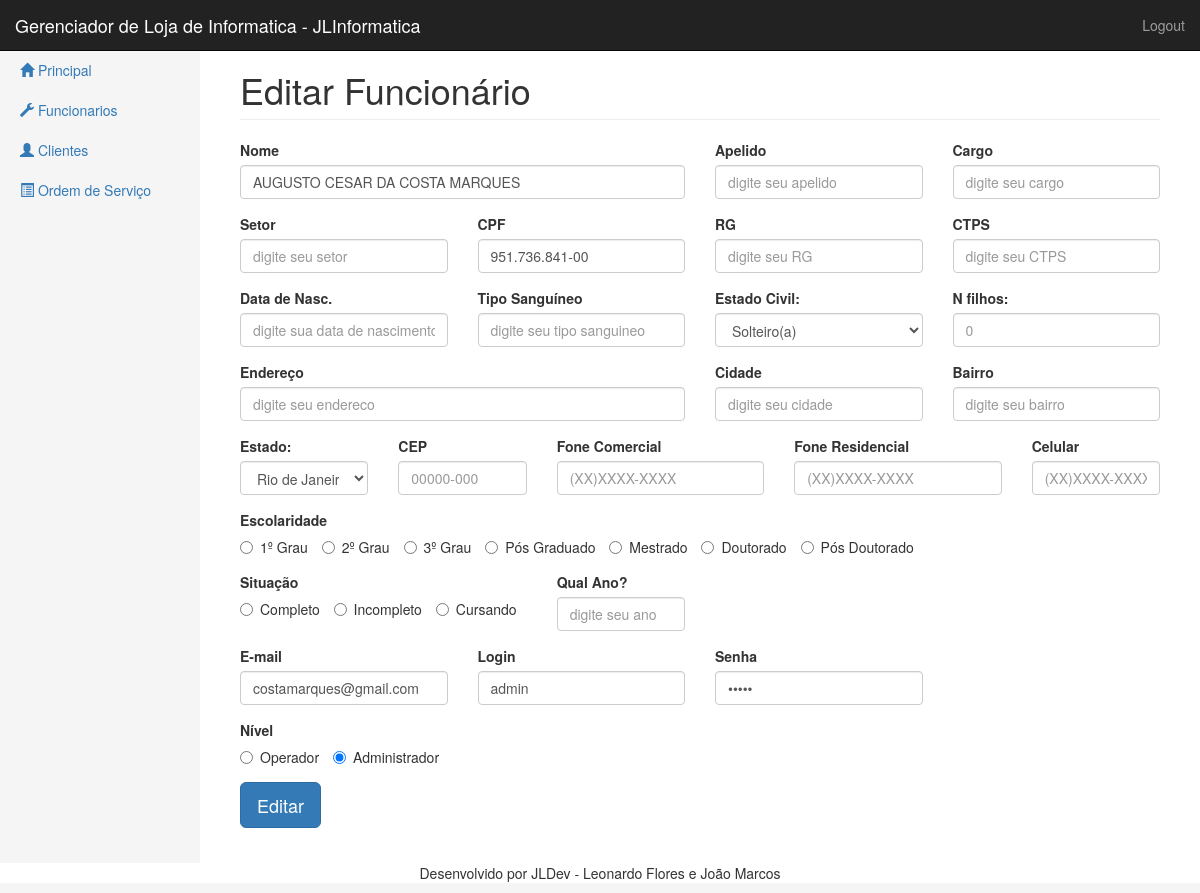
The page /funcionario/editar_funcionario.php?id=1 on the database its author committed.
### tables this page shows
CREATE TABLE `funcionario` (
  `codigo` int(11) NOT NULL auto_increment,
  `nome` varchar(50) default NULL,
  `apelido` varchar(15) default NULL,
  `cargo` varchar(100) default NULL,
  `setor` varchar(50) default NULL,
  `cpf` varchar(14 ) default NULL,
  `rg` varchar(25) default NULL,
  `ctps` varchar(30) default NULL,
  `data_nasc` varchar(10) default NULL,
  `estado_civil` varchar(12) default NULL,
  `numero_filhos` varchar(5) default NULL,
  `tipo_sanguineo` varchar(15) default NULL,
  `email` varchar(75) default NULL,
  `fone_com` varchar(13) default NULL,
  `fone_res` varchar(13) default NULL,
  `celular` varchar(13) default NULL,
  `escolaridade` varchar(15) default NULL,
  `situacao` varchar(10) default NULL,
  `ano` varchar(5) default NULL,
  `endereco` varchar(100) default NULL,
  `bairro` varchar(30) default NULL,
  `cidade` varchar(30) default NULL,
  `estado` varchar(2) default NULL,
  `cep` varchar(10) default NULL,
  `login` varchar(20) default NULL,
  `senha` varchar(20) default NULL,
  `nivel` varchar(1) NOT NULL,
  PRIMARY KEY  (`codigo`)
);

### funcionario/includes/form_alterar.php (the view, shortened to what this page needs)
<form name="funcionario" method="POST" action=" ">
<div class="row">
    <div class="col-xs-6">
        <div class="form-group">
            <label for="nome">Nome</label>
            <input type="text" class="form-control" name="nome" placeholder="digite seu nome" value="<?php echo $funcionario["nome"]; ?>">
        </div>
    </div>
    <div class="col-xs-3">
        <div class="form-group">
            <label for="apelido">Apelido</label>
            <input type="text" class="form-control" name="apelido" placeholder="digite seu apelido" value="<?php echo $funcionario["apelido"];?>">
        </div>
    </div>
    <div class="col-xs-3">
        <div class="form-group">
            <label for="cargo">Cargo</label>
            <input type="text" class="form-control" name="cargo" placeholder="digite seu cargo" value="<?php echo $funcionario["cargo"];?>">
        </div>
    </div>
</div>
<div class="row">
    <div class="col-xs-3">
        <div class="form-group">
            <label for="setor">Setor</label>
            <input type="text" class="form-control" name="setor" placeholder="digite seu setor" value="<?php echo $funcionario["setor"];?>">
        </div>
    </div>
    <div class="col-xs-3">
        <div class="form-group">
            <label for="CPF">CPF</label>
            <input type="text" class="form-control" name="CPF" placeholder="digite seu CPF" data-mask="999.999.999-99" value="<?php echo $funcionario["cpf"];?>">
        </div>
    </div>
    <div class="col-xs-3">
        <div class="form-group">
            <label for="RG">RG</label>
            <input type="text" class="form-control" name="RG" placeholder="digite seu RG" value="<?php echo $funcionario["rg"];?>">
        </div>
    </div>
    <div class="col-xs-3">
        <div class="form-group">
            <label for="CTPS">CTPS</label>
            <input type="text" class="form-control" name="CTPS" placeholder="digite seu CTPS" value="<?php echo $funcionario["ctps"];?>">
        </div>
    </div>
</div>
<div class="row">
    <div class="col-xs-3">
        <div class="form-group">
            <label for="data_nasc">Data de Nasc.</label>
            <input type="text" class="form-control" name="data_nasc" placeholder="digite sua data de nascimento" data-mask="99/99/9999" value="<?php echo $funcionario["data_nasc"];?>">
        </div>
    </div>
    <div class="col-xs-3">
        <div class="form-group">
            <label for="tipo_sang">Tipo Sanguíneo</label>
            <input type="text" class="form-control" name="tipo_sang" placeholder="digite seu tipo sanguineo" value="<?php echo $funcionario["tipo_sanguineo"];?>">
        </div>
    </div>
    <div class="col-xs-3">
        <div class="form-group">
            <label for="num_filho">Estado Civil:</label>
            <select name="estado_civil" class="form-control">
                <option <?php if ($funcionario["estado_civil"]== "SOLTEIRO(a)") echo "selected"; ?> value="Solteiro(a)">Solteiro(a)</option>
            </select>
        </div>
    </div>
    <div class="col-xs-3">
        <div class="form-group">
            <label for="num_filho">N filhos:</label>
            <input type="text" class="form-control" name="num_filho" placeholder="0" value="<?php echo $funcionario["numero_filhos"];?>">
        </div>
    </div>
</div>
<div class="row">
    <div class="col-xs-6">
        <div class="form-group">
            <label for="endereco">Endereço</label>
            <input type="text" class="form-control" name="endereco" placeholder="digite seu endereco" value="<?php echo $funcionario["endereco"];?>">
        </div>
    </div>
    <div class="col-xs-3">
        <div class="form-group">
            <label for="cidade">Cidade</label>
            <input type="text" class="form-control" name="cidade" placeholder="digite seu cidade" value="<?php echo $funcionario["cidade"];?>">
        </div>
    </div>
    <div class="col-xs-3">
        <div class="form-group">
            <label for="bairro">Bairro</label>
            <input type="text" class="form-control" name="bairro" placeholder="digite seu bairro" value="<?php echo $funcionario["bairro"];?>">
        </div>
    </div>
</div>
<div class="row">
    <div class="col-xs-2">
        <div class="form-group">
            <label for="estado">Estado:</label>
            <select name="estado" class="form-control">
                <option value="RJ" <?php if ($funcionario["estado"]== "RJ") echo "selected"; ?> >Rio de Janeiro</option>
            </select>
        </div>
    </div>
    <div class="col-xs-2">
        <div class="form-group">
            <label for="CEP">CEP</label>
            <input type="text" class="form-control" name="CEP" placeholder="00000-000" data-mask="99999-999" value="<?php echo $funcionario["cep"];?>">
        </div>
    </div>
    <div class="col-xs-3">
        <div class="form-group">
            <label for="fone_comercial">Fone Comercial</label>
            <input type="text" class="form-control" name="fone_comercial" placeholder="(XX)XXXX-XXXX" data-mask="(99)9999-9999" value="<?php echo $funcionario["fone_com"];?>">
        </div>
    </div>
    <div class="col-xs-3">
        <div class="form-group">
            <label for="fone_residencial">Fone Residencial</label>
            <input type="text" class="form-control" name="fone_residencial" placeholder="(XX)XXXX-XXXX" data-mask="(99)9999-9999" value="<?php echo $funcionario["fone_res"];?>">
        </div>
    </div>
    <div class="col-xs-2">
        <div class="form-group">
            <label for="celular">Celular</label>
            <input type="text" class="form-control" name="celular" placeholder="(XX)XXXX-XXXX" data-mask="(99)9999-9999" value="<?php echo $funcionario["celular"];?>">
        </div>
    </div>
</div>
<div class="row">
    <div class="col-xs-9">
        <div class="form-group">
            <label for="escolaridade">Escolaridade</label><br>
            <label class="radio-inline">
                <input type="radio" name="escolaridade" value="1º Grau" <?php echo ($funcionario["escolaridade"] == "1&ordm; Grau")?'checked':'' ?>/>
                1&ordm; Grau
            </label>
            <label class="radio-inline">
                <input type="radio" name="escolaridade" value="2º Grau" <?php echo ($funcionario["escolaridade"] == "2&ordm; Grau")?'checked':'' ?>/>
                2&ordm; Grau
            </label>
            <label class="radio-inline">
                <input type="radio" name="escolaridade" value="3º Grau" <?php echo ($funcionario["escolaridade"] == "3&ordm; Grau")?'checked':'' ?>/>
                3&ordm; Grau
            </label>
            <label class="radio-inline">
                <input type="radio" name="escolaridade" value="Pós Graduado" <?php echo ($funcionario["escolaridade"] == "Pós Graduado")?'checked':'' ?>/>
                P&oacute;s Graduado
            </label>
            <label class="radio-inline">
                <input type="radio" name="escolaridade" value="Mestrado" <?php echo ($funcionario["escolaridade"] == "Mestrado")?'checked':'' ?>/>
                Mestrado
            </label>
            <label class="radio-inline">
                <input type="radio" name="escolaridade" value="Doutorado" <?php echo ($funcionario["escolaridade"] == "Doutorado")?'checked':'' ?>/>
                Doutorado
            </label>
            <label class="radio-inline">
                <input type="radio" name="escolaridade" value="Pós Doutorado" <?php echo ($funcionario["escolaridade"] == "Pós Doutorado")?'checked':'' ?>/>
                P&oacute;s Doutorado </label>
        </div>
    </div>
</div>
<div class="row">
    <div class="col-xs-4">
        <div class="form-group">
            <label for="situacao">Situação</label><br>
            <label class="radio-inline">
                <input type="radio" name="situacao" value="Completo" <?php echo ($funcionario["situacao"] == "Completo")?'checked':'' ?>/>
                Completo
            </label>
            <label class="radio-inline">
                <input type="radio" name="situacao" value="Incompleto" <?php echo ($funcionario["situacao"] == "Incompleto")?'checked':'' ?>/>
                Incompleto
            </label>
            <label class="radio-inline">
                <input type="radio" name="situacao" value="Cursando" <?php echo ($funcionario["situacao"] == "Cursando")?'checked':'' ?>/>
                Cursando
            </label>
        </div>
    </div>
    <div class="col-xs-2">
        <div class="form-group">
            <label for="ano">Qual Ano?</label>
            <input type="text" class="form-control" name="ano" placeholder="digite seu ano" value="<?php echo $funcionario["ano"];?>">
        </div>
    </div>
</div>
<div class="row">
    <div class="col-xs-3">
        <div class="form-group">
            <label for="email">E-mail</label>
            <input type="email" class="form-control" name="email" placeholder="digite seu email" value="<?php echo $funcionario["email"];?>">
        </div>
    </div>
    <div class="col-xs-3">
        <div class="form-group">
            <label for="login">Login</label>
            <input type="text" class="form-control" name="login" placeholder="digite seu login" value="<?php echo $funcionario["login"];?>">
        </div>
    </div>
    <div class="col-xs-3">
        <div class="form-group">
            <label for="senha">Senha</label>
            <input type="password" class="form-control" name="senha" placeholder="digite sua senha" value="<?php echo $funcionario["senha"];?>">
        </div>
    </div>
</div>
<div class="row">
    <div class="col-xs-3">
        <div class="form-group">
            <label for="nivel">Nível</label><br>
            <label class="radio-inline">
                <input type="radio" name="nivel" value="0" <?php echo ($funcionario["nivel"] == 0)?'checked':'' ?>/>
                Operador
            </label>
            <label class="radio-inline">
                <input type="radio" name="nivel" value="1" <?php echo ($funcionario["nivel"] == 1)?'checked':'' ?> />
                Administrador
            </label>
        </div>
    </div>
</div>
<div class="row">
    <div class="col-xs-3">
        <div class="form-group">
            <button id="funcionario" name="funcionario" type="submit" class="btn btn-primary btn-lg">Editar</button>
        </div>
    </div>
</div>
</form>

### rows shown on the page
funcionario: nome "AUGUSTO CESAR DA COSTA MARQUES", CPF "951.736.841-00", estado_civil "Solteiro(a)", estado "Rio de Janeiro", escolaridade "☐ 1º Grau", escolaridade "☐ 2º Grau", escolaridade "☐ 3º Grau", escolaridade "☐ Pós Graduado", escolaridade "☐ Mestrado", escolaridade "☐ Doutorado", escolaridade "☐ Pós Doutorado", situacao "☐ Completo", situacao "☐ Incompleto", situacao "☐ Cursando", email "costamarques@gmail.com", login "admin", nivel "☐ Operador", nivel "☑ Administrador"
